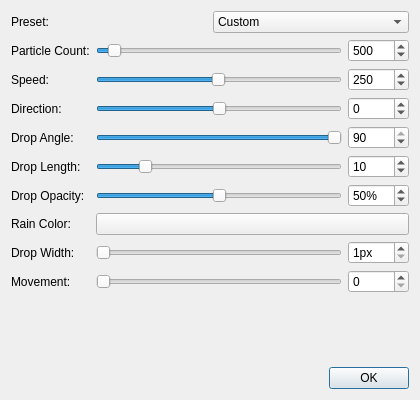
<?xml version="1.0" encoding="UTF-8"?>
<ui version="4.0">
 <class>LayerParticleSettings</class>
 <widget class="QDialog" name="LayerParticleSettings">
  <property name="geometry">
   <rect>
    <x>0</x>
    <y>0</y>
    <width>420</width>
    <height>400</height>
   </rect>
  </property>
  <property name="windowTitle">
   <string>Particle Layer Settings</string>
  </property>
  <layout class="QVBoxLayout" name="verticalLayout">
   <item>
    <layout class="QHBoxLayout" name="presetLayout">
     <item>
      <widget class="QLabel" name="lblPreset">
       <property name="text">
        <string>Preset:</string>
       </property>
      </widget>
     </item>
     <item>
      <widget class="QComboBox" name="comboPreset">
       <item>
        <property name="text">
         <string>Custom</string>
        </property>
       </item>
       <item>
        <property name="text">
         <string>Rain</string>
        </property>
       </item>
       <item>
        <property name="text">
         <string>Snow</string>
        </property>
       </item>
      </widget>
     </item>
    </layout>
   </item>
   <item>
    <layout class="QGridLayout" name="gridLayout">
     <item row="0" column="0">
      <widget class="QLabel" name="lblCount">
       <property name="text">
        <string>Particle Count:</string>
       </property>
      </widget>
     </item>
     <item row="0" column="1">
      <widget class="QSlider" name="slideCount">
       <property name="minimum">
        <number>10</number>
       </property>
       <property name="maximum">
        <number>10000</number>
       </property>
       <property name="value">
        <number>500</number>
       </property>
       <property name="orientation">
        <enum>Qt::Horizontal</enum>
       </property>
      </widget>
     </item>
     <item row="0" column="2">
      <widget class="QSpinBox" name="spinCount">
       <property name="minimum">
        <number>10</number>
       </property>
       <property name="maximum">
        <number>10000</number>
       </property>
       <property name="value">
        <number>500</number>
       </property>
      </widget>
     </item>
     <item row="1" column="0">
      <widget class="QLabel" name="lblSpeed">
       <property name="text">
        <string>Speed:</string>
       </property>
      </widget>
     </item>
     <item row="1" column="1">
      <widget class="QSlider" name="slideSpeed">
       <property name="minimum">
        <number>1</number>
       </property>
       <property name="maximum">
        <number>500</number>
       </property>
       <property name="value">
        <number>250</number>
       </property>
       <property name="orientation">
        <enum>Qt::Horizontal</enum>
       </property>
      </widget>
     </item>
     <item row="1" column="2">
      <widget class="QSpinBox" name="spinSpeed">
       <property name="minimum">
        <number>1</number>
       </property>
       <property name="maximum">
        <number>500</number>
       </property>
       <property name="value">
        <number>250</number>
       </property>
      </widget>
     </item>
     <item row="2" column="0">
      <widget class="QLabel" name="lblDirection">
       <property name="text">
        <string>Direction:</string>
       </property>
      </widget>
     </item>
     <item row="2" column="1">
      <widget class="QSlider" name="slideDirection">
       <property name="minimum">
        <number>-180</number>
       </property>
       <property name="maximum">
        <number>180</number>
       </property>
       <property name="value">
        <number>0</number>
       </property>
       <property name="orientation">
        <enum>Qt::Horizontal</enum>
       </property>
      </widget>
     </item>
     <item row="2" column="2">
      <widget class="QSpinBox" name="spinDirection">
       <property name="minimum">
        <number>-180</number>
       </property>
       <property name="maximum">
        <number>180</number>
       </property>
       <property name="value">
        <number>0</number>
       </property>
      </widget>
     </item>
     <item row="3" column="0">
      <widget class="QLabel" name="lblAngle">
       <property name="text">
        <string>Drop Angle:</string>
       </property>
      </widget>
     </item>
     <item row="3" column="1">
      <widget class="QSlider" name="slideAngle">
       <property name="minimum">
        <number>-90</number>
       </property>
       <property name="maximum">
        <number>90</number>
       </property>
       <property name="value">
        <number>90</number>
       </property>
       <property name="orientation">
        <enum>Qt::Horizontal</enum>
       </property>
      </widget>
     </item>
     <item row="3" column="2">
      <widget class="QSpinBox" name="spinAngle">
       <property name="minimum">
        <number>-90</number>
       </property>
       <property name="maximum">
        <number>90</number>
       </property>
       <property name="value">
        <number>90</number>
       </property>
      </widget>
     </item>
     <item row="4" column="0">
      <widget class="QLabel" name="lblLength">
       <property name="text">
        <string>Drop Length:</string>
       </property>
      </widget>
     </item>
     <item row="4" column="1">
      <widget class="QSlider" name="slideLength">
       <property name="minimum">
        <number>1</number>
       </property>
       <property name="maximum">
        <number>50</number>
       </property>
       <property name="value">
        <number>10</number>
       </property>
       <property name="orientation">
        <enum>Qt::Horizontal</enum>
       </property>
      </widget>
     </item>
     <item row="4" column="2">
      <widget class="QSpinBox" name="spinLength">
       <property name="minimum">
        <number>1</number>
       </property>
       <property name="maximum">
        <number>50</number>
       </property>
       <property name="value">
        <number>10</number>
       </property>
      </widget>
     </item>
     <item row="5" column="0">
      <widget class="QLabel" name="lblOpacity">
       <property name="text">
        <string>Drop Opacity:</string>
       </property>
      </widget>
     </item>
     <item row="5" column="1">
      <widget class="QSlider" name="slideOpacity">
       <property name="minimum">
        <number>0</number>
       </property>
       <property name="maximum">
        <number>100</number>
       </property>
       <property name="value">
        <number>50</number>
       </property>
       <property name="orientation">
        <enum>Qt::Horizontal</enum>
       </property>
      </widget>
     </item>
     <item row="5" column="2">
      <widget class="QSpinBox" name="spinOpacity">
       <property name="minimum">
        <number>0</number>
       </property>
       <property name="maximum">
        <number>100</number>
       </property>
       <property name="value">
        <number>50</number>
       </property>
       <property name="suffix">
        <string>%</string>
       </property>
      </widget>
     </item>
     <item row="6" column="0">
      <widget class="QLabel" name="lblColor">
       <property name="text">
        <string>Rain Color:</string>
       </property>
      </widget>
     </item>
     <item row="6" column="1" colspan="2">
      <widget class="ColorPushButton" name="btnRainColor">
       <property name="text">
        <string/>
       </property>
      </widget>
     </item>
     <item row="7" column="0">
      <widget class="QLabel" name="lblWidth">
       <property name="text">
        <string>Drop Width:</string>
       </property>
      </widget>
     </item>
     <item row="7" column="1">
      <widget class="QSlider" name="slideWidth">
       <property name="minimum">
        <number>1</number>
       </property>
       <property name="maximum">
        <number>10</number>
       </property>
       <property name="value">
        <number>1</number>
       </property>
       <property name="orientation">
        <enum>Qt::Horizontal</enum>
       </property>
      </widget>
     </item>
     <item row="7" column="2">
      <widget class="QSpinBox" name="spinWidth">
       <property name="minimum">
        <number>1</number>
       </property>
       <property name="maximum">
        <number>10</number>
       </property>
       <property name="value">
        <number>1</number>
       </property>
       <property name="suffix">
        <string>px</string>
       </property>
      </widget>
     </item>
     <item row="8" column="0">
      <widget class="QLabel" name="lblMovement">
       <property name="text">
        <string>Movement:</string>
       </property>
      </widget>
     </item>
     <item row="8" column="1">
      <widget class="QSlider" name="slideMovement">
       <property name="minimum">
        <number>0</number>
       </property>
       <property name="maximum">
        <number>100</number>
       </property>
       <property name="value">
        <number>0</number>
       </property>
       <property name="orientation">
        <enum>Qt::Horizontal</enum>
       </property>
      </widget>
     </item>
     <item row="8" column="2">
      <widget class="QSpinBox" name="spinMovement">
       <property name="minimum">
        <number>0</number>
       </property>
       <property name="maximum">
        <number>100</number>
       </property>
       <property name="value">
        <number>0</number>
       </property>
      </widget>
     </item>
    </layout>
   </item>
   <item>
    <spacer name="verticalSpacer">
     <property name="orientation">
      <enum>Qt::Vertical</enum>
     </property>
     <property name="sizeHint" stdset="0">
      <size>
       <width>20</width>
       <height>40</height>
      </size>
     </property>
    </spacer>
   </item>
   <item>
    <widget class="QDialogButtonBox" name="buttonBox">
     <property name="standardButtons">
      <set>QDialogButtonBox::Ok</set>
     </property>
    </widget>
   </item>
  </layout>
 </widget>
 <customwidgets>
  <customwidget>
   <class>ColorPushButton</class>
   <extends>QPushButton</extends>
   <header>colorpushbutton.h</header>
  </customwidget>
 </customwidgets>
 <resources/>
 <connections>
  <connection>
   <sender>buttonBox</sender>
   <signal>accepted()</signal>
   <receiver>LayerParticleSettings</receiver>
   <slot>accept()</slot>
   <hints>
    <hint type="sourcelabel">
     <x>210</x>
     <y>380</y>
    </hint>
    <hint type="destinationlabel">
     <x>210</x>
     <y>200</y>
    </hint>
   </hints>
  </connection>
 </connections>
</ui>
